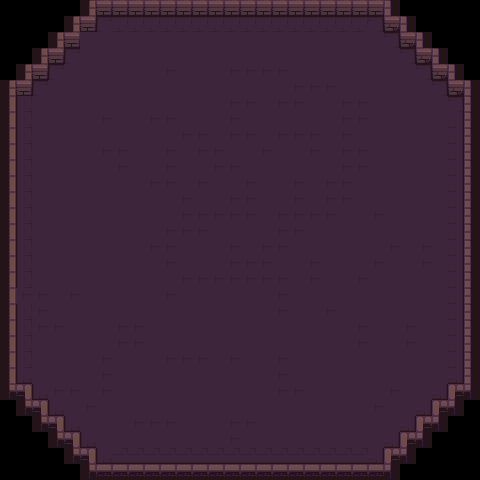

A level layout from a 2D game, rendered from its tile map. Below: a short description, then the map file with its tile-grid data intact:
An orthogonal 30x30 tile map with 16x16 px tiles, 1 tile layer (Tile Layer 1), 2 tilesets.

<map version="1.10" tiledversion="1.10.0" orientation="orthogonal" renderorder="right-down" width="30" height="30" tilewidth="16" tileheight="16" infinite="0" nextlayerid="2" nextobjectid="1">
 <tileset firstgid="1" name="blocks" tilewidth="16" tileheight="16" tilecount="1" columns="1">
  <image source="Map_1_1.png" width="16" height="16" />
 </tileset>
 <tileset firstgid="2" source="dungeon.tsx" />
 <layer id="1" name="Tile Layer 1" width="30" height="30">
  <data encoding="csv">
0,0,0,0,0,2,3,3,3,3,3,3,3,3,3,3,3,3,3,3,3,3,3,3,7,0,0,0,0,0,
0,0,0,0,2,3,9,10,10,10,10,10,10,10,10,10,10,10,10,10,10,10,10,12,5,7,0,0,0,0,
0,0,0,2,3,17,17,17,17,17,17,17,17,17,17,17,17,17,17,17,17,17,17,17,12,5,7,0,0,0,
0,0,2,3,9,17,17,17,17,17,17,17,17,17,17,17,17,17,17,17,17,17,17,17,17,12,5,7,0,0,
0,2,3,9,17,17,17,17,17,17,16,17,17,17,16,16,16,16,17,17,17,17,17,17,17,17,12,5,7,0,
2,3,9,17,17,17,17,17,17,17,17,17,17,17,17,17,17,17,16,16,16,17,17,17,17,17,17,12,5,7,
8,15,17,17,17,17,17,17,17,17,17,17,17,17,16,16,17,16,16,17,17,16,16,17,17,17,17,17,12,7,
8,15,17,17,17,17,16,17,17,16,16,17,17,17,16,17,17,17,17,17,17,16,16,17,17,17,17,17,18,7,
8,15,17,17,17,17,17,17,17,17,17,16,16,17,16,16,17,16,16,16,17,16,17,17,17,17,17,17,18,7,
8,15,17,17,17,17,16,16,17,17,16,17,16,16,17,17,16,17,17,16,17,16,16,17,17,17,17,17,18,7,
8,15,17,17,17,17,17,16,17,17,16,17,17,16,16,17,17,17,17,17,17,16,16,17,17,17,17,17,18,7,
8,15,17,17,17,17,17,17,17,16,16,17,16,17,17,16,17,17,16,17,16,16,17,17,17,17,17,17,18,7,
8,15,17,17,17,17,17,17,17,17,17,16,17,17,16,16,17,17,16,17,16,16,17,17,17,17,17,17,18,7,
8,15,17,17,17,17,17,17,17,17,17,16,16,16,16,16,17,16,16,16,16,17,17,16,17,17,17,17,18,7,
8,15,17,17,17,17,17,17,17,17,16,16,16,17,17,17,17,16,16,17,17,17,17,17,17,17,17,17,18,7,
8,15,17,17,17,17,17,17,17,16,16,17,17,17,16,17,16,16,17,17,17,17,17,17,16,17,16,17,18,7,
8,15,17,17,17,17,17,17,17,17,16,17,17,17,16,16,16,17,17,16,17,17,17,16,17,17,16,17,18,7,
8,15,17,17,17,17,17,17,17,17,17,16,16,16,16,16,16,16,17,16,17,17,16,17,17,17,17,17,18,7,
8,16,16,17,16,17,17,17,17,17,16,17,17,17,17,17,17,16,17,17,17,17,17,17,17,17,17,17,18,7,
8,15,16,17,17,17,17,17,17,17,17,17,17,17,17,17,17,16,17,17,16,17,17,17,17,17,17,17,18,7,
8,15,16,16,17,17,17,16,16,17,17,17,17,17,17,17,17,17,17,17,17,17,16,17,17,16,17,17,18,7,
8,15,17,17,17,17,17,16,16,17,17,17,17,17,17,17,17,17,17,17,17,17,16,17,17,16,17,17,18,7,
8,15,17,17,17,17,16,17,17,17,16,16,16,17,16,17,17,16,17,17,17,17,17,17,17,17,17,17,18,7,
8,21,17,17,17,17,16,17,17,17,17,17,17,17,17,17,17,16,17,17,17,17,17,17,17,17,17,17,24,7,
26,37,21,16,16,17,16,17,17,17,17,17,17,17,17,17,17,16,16,17,17,17,17,17,16,17,17,24,36,31,
0,26,37,21,17,16,17,17,17,17,17,17,17,17,17,17,17,17,17,17,17,17,17,16,17,17,24,36,31,0,
0,0,26,37,21,17,17,17,16,16,16,17,17,17,16,16,17,17,17,17,17,17,17,17,17,24,36,31,0,0,
0,0,0,26,37,21,17,17,17,17,17,17,17,17,16,17,17,17,17,17,17,17,17,17,24,36,31,0,0,0,
0,0,0,0,26,37,21,22,22,22,22,22,22,22,22,22,22,22,22,22,22,22,22,24,36,31,0,0,0,0,
0,0,0,0,0,26,30,30,30,30,30,30,30,30,30,30,30,30,30,30,30,30,30,30,31,0,0,0,0,0
</data>
 </layer>
</map>
